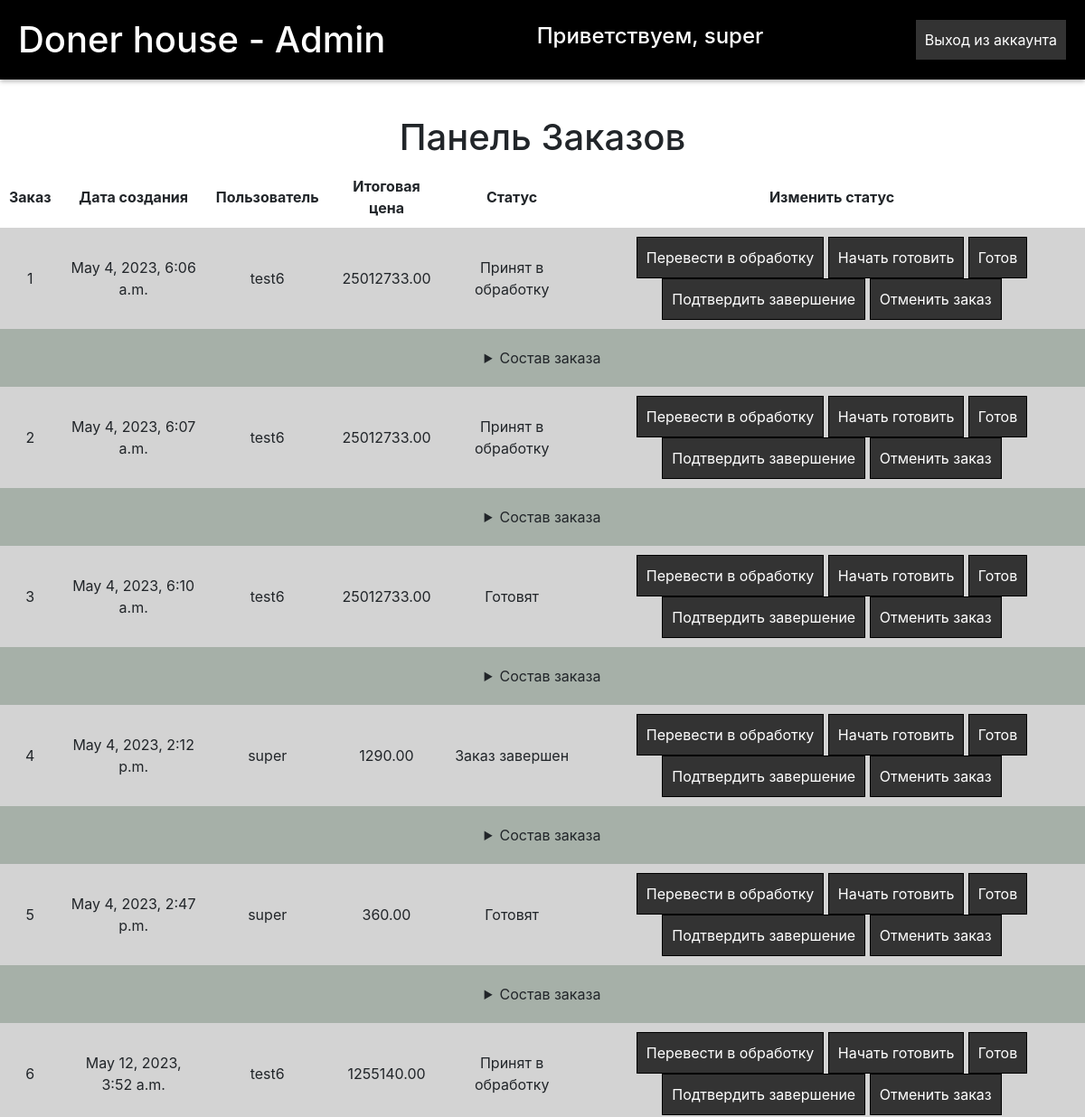
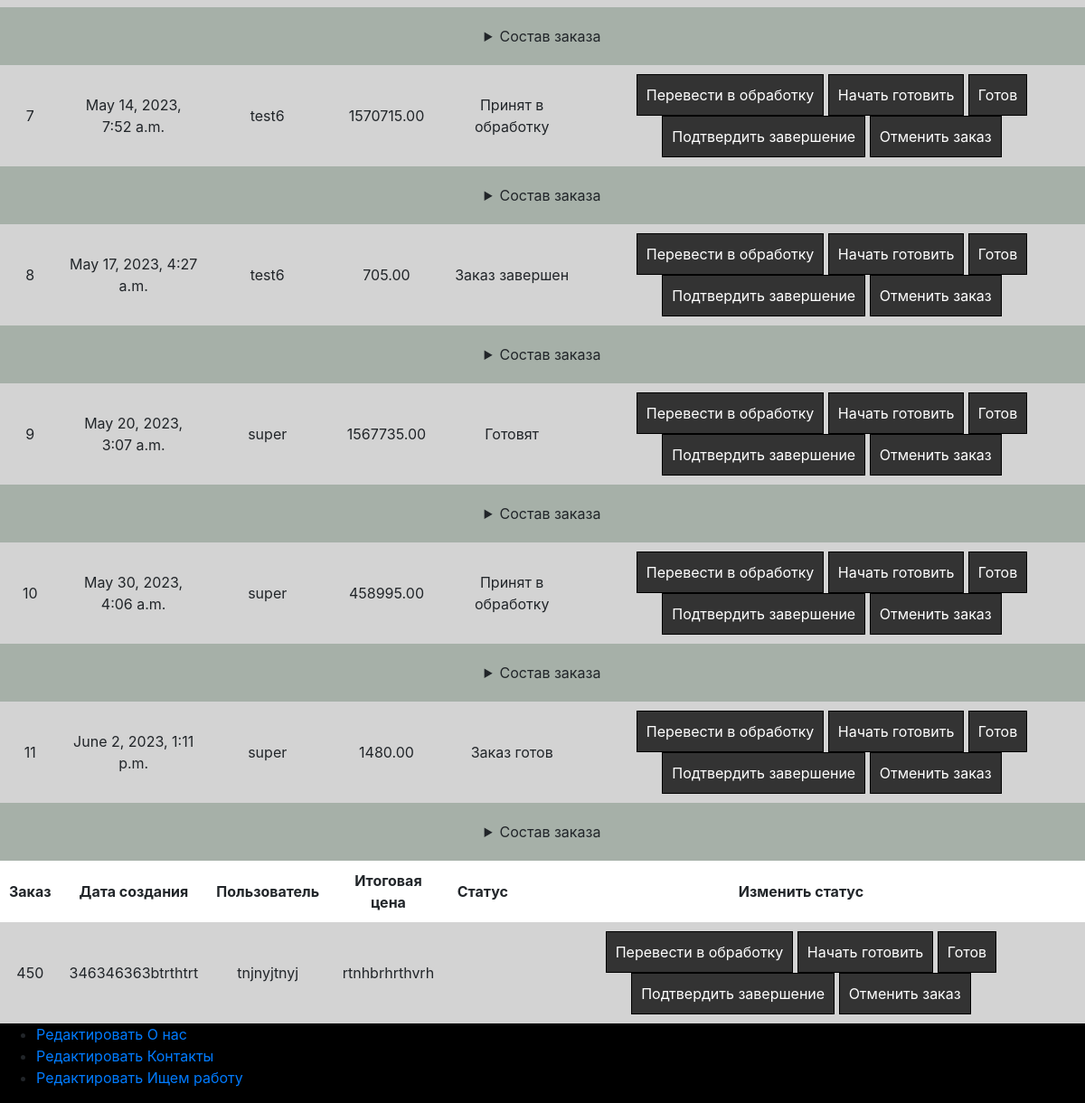
Page /company/processing/ (signed in) on the committed database (2 pictures, top to bottom).
### shoping/models.py (models this page shows)
class Purchase(models.Model):
    user = models.ForeignKey(User, on_delete=models.CASCADE)
    date_created = models.DateTimeField(auto_now_add=True)
    total_price = models.DecimalField(max_digits=10, decimal_places=2, default=0)
    payment_received = models.BooleanField(default=False)
    status = models.CharField(max_length=128, choices=UNIT_CHOICES, blank=False, null=False, default=NEW)

### company/views.py (the view)
# urls.py: path('processing/', admin_panel, name='processing_admin'),
@login_required
def admin_panel(request):
    if not request.user.is_staff:
        return redirect('home')
    purchases = Purchase.objects.all()
    context = {
        'purchases': purchases,
        'unit_choices': UNIT_CHOICES
    }
    return render(request, 'company/edit_purchase.html', context)

### templates/company/edit_purchase.html (shortened to what this page needs)
{% extends '../company/company.html' %}
{% load static %}
{% load sass_tags %}
{% block content %}
    <link rel="stylesheet" type="text/css" href="{% static 'company/edit_purchaice.css' %}">
    <h1 class="zakaz"> Панель Заказов</h1>
    <table class="orders-table">
        <thead>
        <tr>
            <th>Заказ</th>
            <th>Дата создания</th>
            <th>Пользователь</th>
            <th>Итоговая цена</th>
            <th>Статус</th>
            <th>Изменить статус</th>
        </tr>
        </thead>
        <tbody class="orders-body">
        {% for purchase in purchases %}
            <tr class="order-row" data-id="{{ purchase.id }}">
                <td>{{ purchase.id }}</td>
                <td>{{ purchase.date_created }}</td>
                <td>{{ purchase.user }}</td>
                <td>{{ purchase.total_price }}</td>
                <td class="order-status">{{ purchase.get_status_display }}</td>
                <td>
                    <button class="status-btn" data-id="{{ purchase.id }}" data-status="start">Перевести в обработку
                    </button>
                    <button class="status-btn" data-id="{{ purchase.id }}" data-status="cooking">Начать готовить
                    </button>
                    <button class="status-btn" data-id="{{ purchase.id }}" data-status="ready">Готов</button>
                    <button class="status-btn" data-id="{{ purchase.id }}" data-status="success">Подтвердить завершение
                    </button>
                    <button class="status-btn" data-id="{{ purchase.id }}" data-status="cancel">Отменить заказ</button>
                </td>
            </tr>
            <tr class="order-details-row">
                <td colspan="6">
                    <details>
                        <summary>Состав заказа</summary>
                    </details>
                </td>
            </tr>
        {% endfor %}
        </tbody>
    </table>
    <table class="orders-table">
        <thead>
        <tr>
            <th>Заказ</th>
            <th>Дата создания</th>
            <th>Пользователь</th>
            <th>Итоговая цена</th>
            <th>Статус</th>
            <th>Изменить статус</th>
        </tr>
        </thead>
        <tbody class="orders-body">
        <tr class="order-row" data-id="450">
            <td>450</td>
            <td>346346363btrthtrt</td>
            <td>tnjnyjtnyj</td>
            <td>rtnhbrhrthvrh</td>
            <td class="order-status">{{ purchase.get_status_display }}</td>
            <td>
                <button class="status-btn" data-id="450}" data-status="start">Перевести в обработку
                </button>
                <button class="status-btn" data-id="450" data-status="cooking">Начать готовить
                </button>
                <button class="status-btn" data-id="450" data-status="ready">Готов</button>
                <button class="status-btn" data-id="450" data-status="success">Подтвердить завершение
                </button>
                <button class="status-btn" data-id="450" data-status="cancel">Отменить заказ</button>
            </td>
        </tr>
        </tbody>
    </table>
{% endblock %}

### templates/company/company.html (shortened to what this page needs)
<!DOCTYPE html>
<html lang="en">
<head>
    <link rel="stylesheet" type="text/css" href="../../static/company/main_style.css">
    <link rel="stylesheet" type="text/css" href="../../static/company/company_style.css">
    <link
            rel="stylesheet"
            href="https://cdn.jsdelivr.net/npm/bootstrap@4.5.3/dist/css/bootstrap.min.css"
    >
</head>
<body>
<header class="header" style="background: black">
    <a href="/company">
        <h1 style="color: white">Doner house - Admin</h1>
    </a>
    {% if user.is_authenticated %}
        <h4 style="color: white">Приветствуем, {{ user }}</h4>
        <a class="register-btn" href="/register/logout">Выход из аккаунта</a>
    {% else %}
        <a class="register-btn" href="/company/admin_login/">Вход в личный кабинет</a>
    {% endif %}
</header>
{% block content %}{% endblock %}
<footer style="background: black;">
    <ul>
        <li><a class="a_end" href="#">Редактировать О нас</a></li>
        <li><a class="a_end" href="#">Редактировать Контакты</a></li>
        <li><a class="a_end" href="/company/upload_employee/">Редактировать Ищем работу</a></li>
    </ul>
</footer>
</body>
</html>

### staticfiles/company/main_style.css (style rules this page uses)
html, body { margin: 0; padding: 0; width: 100%; height: 100%; }
body { display: flex; flex-direction: column; min-height: 100vh; }
.header { background-color: black; box-shadow: 0px 2px 5px rgba(0, 0, 0, 0.3); padding: 20px; display: flex; justify-content: space-between; align-items: center; }
.header a { text-decoration: none; color: white; }
.header h1 { margin: 0; }
.register-btn { text-decoration: none; background-color: #333333; border: 1px solid black; padding: 10px; cursor: pointer; font-size: 16px; color: white; }

### static/company/company_style.css (style rules this page uses)
.status-btn { text-decoration: none; background-color: #333333; border: 1px solid black; padding: 10px; cursor: pointer; font-size: 16px; color: white; }

### static/company/edit_purchaice.css (style rules this page uses)
.zakaz { padding-top: 5vh; text-align: center; }
.orders-table { width: 100%; border-collapse: collapse; }
.orders-table th, .orders-table td { padding: 10px; text-align: center; }
.orders-body { background-color: lightgray; border-radius: 20px; padding: 20px; margin-bottom: 10px; }
.order-details-row { background-color: #a6b0a8; }
.order-details-row details { margin: 10px; }
.order-row { margin-bottom: 10px; }

### rows in the picture
Purchase: id "1", date_created "May 4, 2023, 6:06 a.m.", user "test6", total_price "25012733.00", status "Принят в обработку"
Purchase: id "2", date_created "May 4, 2023, 6:07 a.m.", user "test6", total_price "25012733.00", status "Принят в обработку"
Purchase: id "3", date_created "May 4, 2023, 6:10 a.m.", user "test6", total_price "25012733.00", status "Готовят"
Purchase: id "4", date_created "May 4, 2023, 2:12 p.m.", user "super", total_price "1290.00", status "Заказ завершен"
Purchase: id "5", date_created "May 4, 2023, 2:47 p.m.", user "super", total_price "360.00", status "Готовят"
Purchase: id "6", date_created "May 12, 2023, 3:52 a.m.", user "test6", total_price "1255140.00", status "Принят в обработку"
Purchase: id "7", date_created "May 14, 2023, 7:52 a.m.", user "test6", total_price "1570715.00", status "Принят в обработку"
Purchase: id "8", date_created "May 17, 2023, 4:27 a.m.", user "test6", total_price "705.00", status "Заказ завершен"
Purchase: id "9", date_created "May 20, 2023, 3:07 a.m.", user "super", total_price "1567735.00", status "Готовят"
Purchase: id "10", date_created "May 30, 2023, 4:06 a.m.", user "super", total_price "458995.00", status "Принят в обработку"
Purchase: id "11", date_created "June 2, 2023, 1:11 p.m.", user "super", total_price "1480.00", status "Заказ готов"

### other values in the picture
{{ user }} "super"
